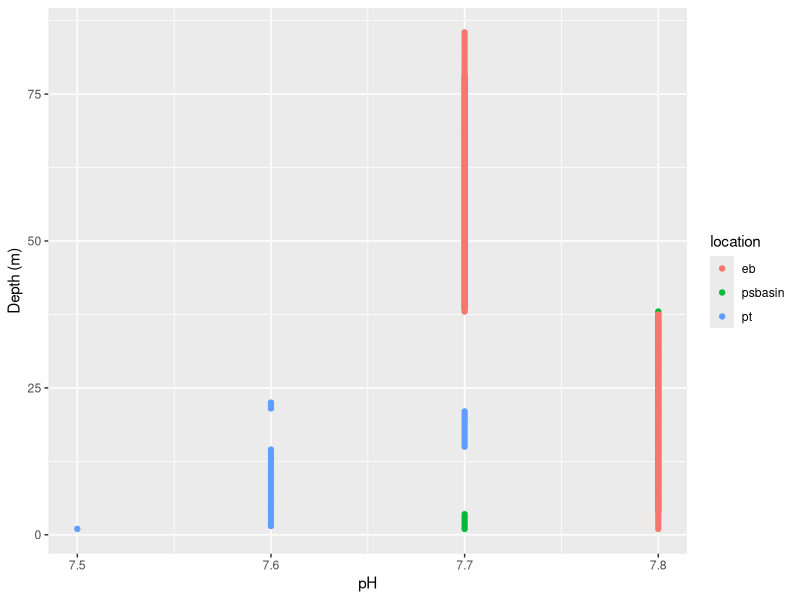
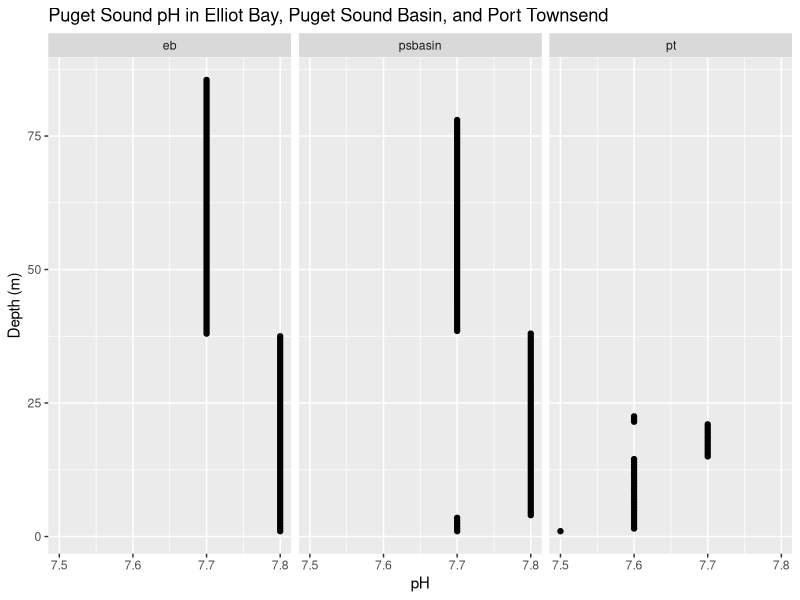
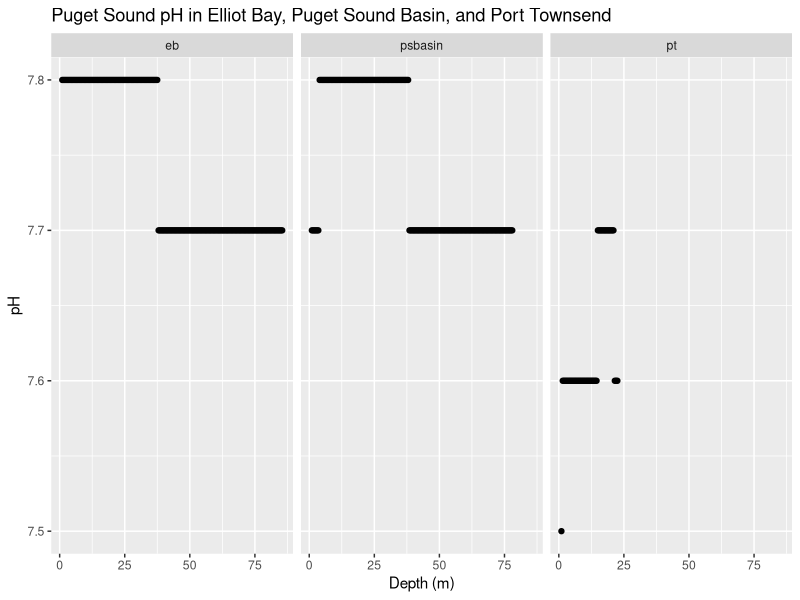
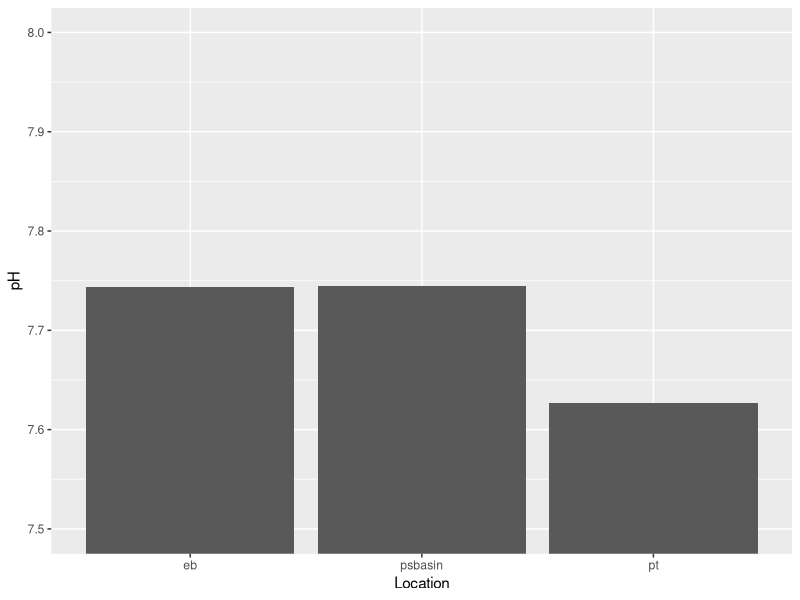

The R script that drew these images, in order:
## ---- chunk 1
#Install dplyr and ggplot2
#install.packages("dplyr")
library(dplyr)
#install.packages("ggplot2")
library(ggplot2)
#Read Puget Sound Basin Data and rename "psbasin"
#
## ---- chunk 2
psbasin <- read.csv("Data/PugetSoundBasin_WP_July16.csv")



#
#Filter the psbasin data to just include the July datasets
july_psbasin <- filter(psbasin,date =="7/11/16")

#Select pertinent columns for water quality
july_psbasin <- select(july_psbasin, depth..meters., salinity..psu., temperature..centigrade., chlorophyll.raw..ug.l., dissolved.oxygen..mg.l..raw, pH)
#
#Print modified data table with depth, salinity, temperature, chlorophyll, dissolved oxygen, and pH
#print(july_psbasin)
#
#Rename and read Port Townsend data to reflect the same columns as the july_psbasin data
pt <- read.csv("Data/PortTownsend_16.csv")

july_pt <- filter(pt, date == "7/6/16")
july_pt <- select(july_pt, depth..meters., salinity..psu., temperature..centigrade., chlorophyll.raw..ug.l., dissolved.oxygen..mg.l..raw, pH)

#Repeat same process as I dud with the Port Townsend and Puget Sound Basin datasets with the third dataset: Elliot Bay

eb <- read.csv("Data/ElliotBay_16.csv")


july_eb <- filter(eb, date == "7/11/16")
july_eb <- select(july_eb, depth..meters., salinity..psu., temperature..centigrade., chlorophyll.raw..ug.l., dissolved.oxygen..mg.l..raw, pH)

#Combined the three datasets into one large dataset using the bind_rows function from dplyr, and renamed the three datasets to specify the locations and used .id to create a new location column.
full_data <- bind_rows(list(psbasin = july_psbasin, eb = july_eb, pt = july_pt), .id = "location")
#Plot the pH for all three locations by depth using ggplot
ggplot(full_data, aes(x = pH, y = depth..meters., color = location)) + geom_point(data = full_data, aes(x = pH, y = depth..meters.)) + labs (x = "pH", y = "Depth (m)")
## ---- chunk 3
#ggsave("pH_by_depth.jpg")
#Tried another way usig the facet_wrap. 
ggplot(full_data) +  geom_point(aes(x = pH, y = depth..meters.)) + facet_wrap(~location) + labs(x = "pH", y = "Depth (m)") + ggtitle("Puget Sound pH in Elliot Bay, Puget Sound Basin, and Port Townsend")
#ggsave ("version2_nocolor_pH_and_depth.jpg")
## ---- chunk 4
#Exercise 1: Generating improved plots
#First Plot: Switching x and y axis so plot is more readable


ggplot(full_data) +  geom_point(aes(x = depth..meters., y = pH)) + facet_wrap(~location) + labs(x = "Depth (m)", y = "pH") + ggtitle("Puget Sound pH in Elliot Bay, Puget Sound Basin, and Port Townsend")
#ggsave ("depthandpH.jpg")
## ---- chunk 5
#Second Plots:

# Turn averages of each location into new data frame
aves <- full_data %>% 
  group_by(location) %>% 
  summarise(pH = mean(pH))

# Plot as bar plot as suggested by a peer last week
ggplot(data = full_data, aes(x = location, y= pH)) + 
  coord_cartesian(ylim=c(7.5,8)) + 
  geom_bar(data = aves, stat = "identity") + labs(x = "Location", y = "pH")
